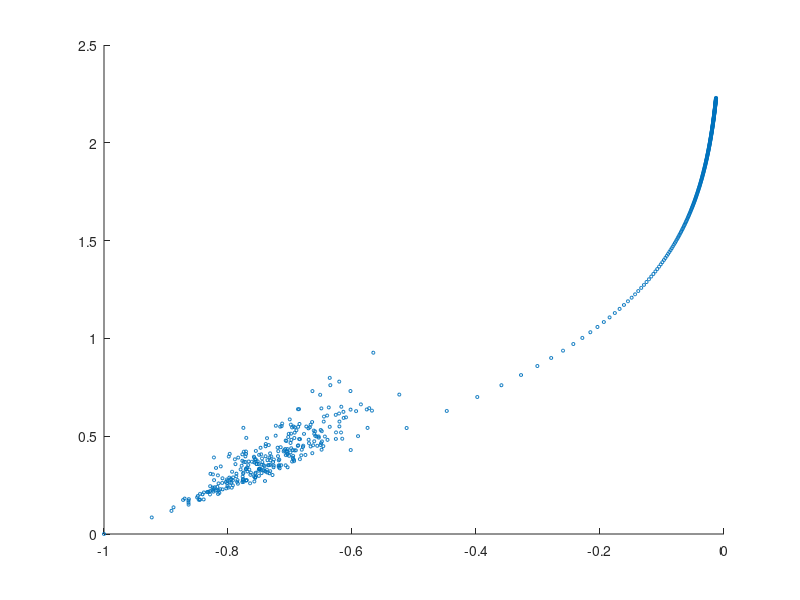

Here is the MATLAB script that generated this plot:
N = 300;
M = 10;
K = 10000;
P = [
  rand(N,M);
#  ones(N,1) rand(N,M-1)*K;
#  ones(N,2) rand(N,M-2)*K;
#  ones(N,3) rand(N,M-3)*K;
#  ones(N,M-3) rand(N,3)*K;
#  ones(N,M-2) rand(N,2)*K;
  ones(N,M-1) [1:N]';
];
P = P ./ sum(P,2);
logP = log10(P);
maxLogP = max(logP, [], 2);
meanLogP = mean(logP, 2);
ratioLogP = maxLogP - meanLogP;
scatter(maxLogP, ratioLogP, 5);
